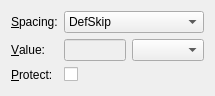
<ui version="4.0">
 <class>VSpaceUi</class>
 <widget class="QWidget" name="VSpaceUi">
  <property name="geometry">
   <rect>
    <x>0</x>
    <y>0</y>
    <width>215</width>
    <height>96</height>
   </rect>
  </property>
  <property name="windowTitle">
   <string/>
  </property>
  <property name="sizeGripEnabled" stdset="0">
   <bool>true</bool>
  </property>
  <layout class="QGridLayout">
   <item row="0" column="0">
    <widget class="QLabel" name="spacingL">
     <property name="text">
      <string>&amp;Spacing:</string>
     </property>
     <property name="buddy">
      <cstring>spacingCO</cstring>
     </property>
    </widget>
   </item>
   <item row="2" column="1" colspan="2">
    <widget class="QCheckBox" name="keepCB">
     <property name="toolTip">
      <string>Insert the spacing even after a page break</string>
     </property>
     <property name="text">
      <string/>
     </property>
    </widget>
   </item>
   <item row="2" column="0">
    <widget class="QLabel" name="keepL">
     <property name="toolTip">
      <string/>
     </property>
     <property name="text">
      <string>&amp;Protect:</string>
     </property>
     <property name="buddy">
      <cstring>keepCB</cstring>
     </property>
    </widget>
   </item>
   <item row="1" column="2">
    <widget class="LengthCombo" name="unitCO"/>
   </item>
   <item row="1" column="1">
    <widget class="QLineEdit" name="valueLE">
     <property name="enabled">
      <bool>false</bool>
     </property>
     <property name="toolTip">
      <string>Custom value. Needs spacing type &quot;Custom&quot;.</string>
     </property>
    </widget>
   </item>
   <item row="1" column="0">
    <widget class="QLabel" name="valueL">
     <property name="text">
      <string>&amp;Value:</string>
     </property>
     <property name="buddy">
      <cstring>valueLE</cstring>
     </property>
    </widget>
   </item>
   <item row="0" column="1" colspan="2">
    <widget class="QComboBox" name="spacingCO">
     <property name="toolTip">
      <string>Supported spacing types</string>
     </property>
     <item>
      <property name="text">
       <string>DefSkip</string>
      </property>
     </item>
     <item>
      <property name="text">
       <string>SmallSkip</string>
      </property>
     </item>
     <item>
      <property name="text">
       <string>MedSkip</string>
      </property>
     </item>
     <item>
      <property name="text">
       <string>BigSkip</string>
      </property>
     </item>
     <item>
      <property name="text">
       <string>VFill</string>
      </property>
     </item>
     <item>
      <property name="text">
       <string>Custom</string>
      </property>
     </item>
    </widget>
   </item>
  </layout>
 </widget>
 <customwidgets>
  <customwidget>
   <class>LengthCombo</class>
   <extends>QComboBox</extends>
   <header>LengthCombo.h</header>
  </customwidget>
 </customwidgets>
 <tabstops>
  <tabstop>spacingCO</tabstop>
  <tabstop>valueLE</tabstop>
  <tabstop>unitCO</tabstop>
  <tabstop>keepCB</tabstop>
 </tabstops>
 <includes>
  <include location="local">qt_i18n.h</include>
 </includes>
 <resources/>
 <connections/>
</ui>
